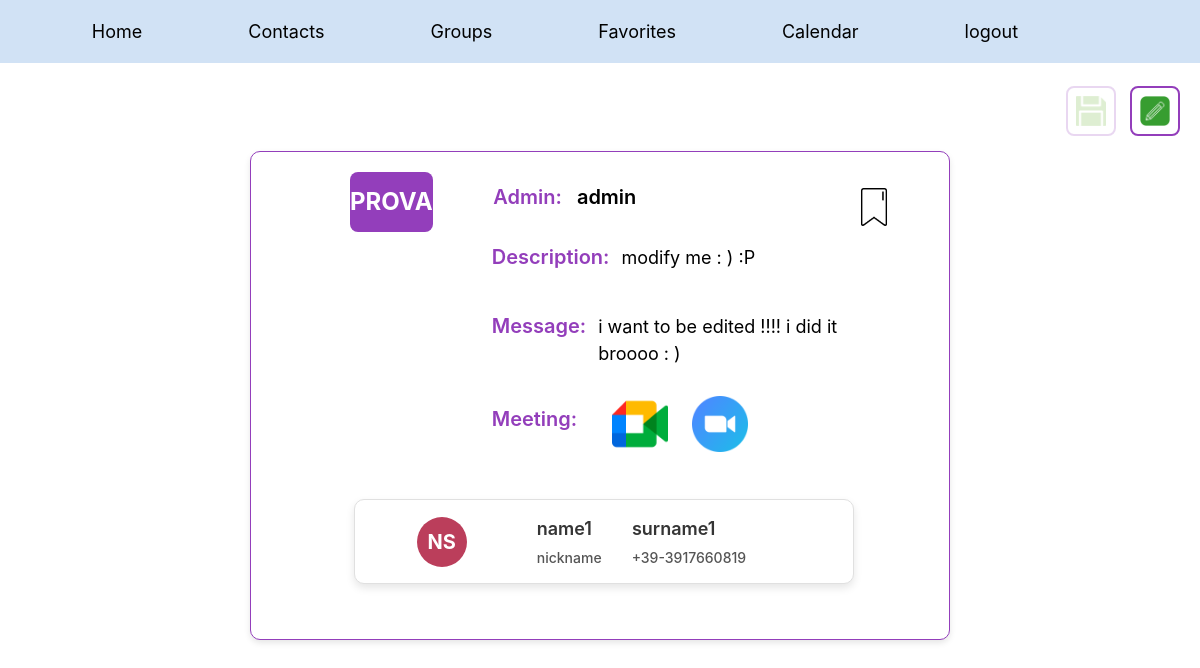
/group/13/ (signed in), run on an earlier commit of the app's database.
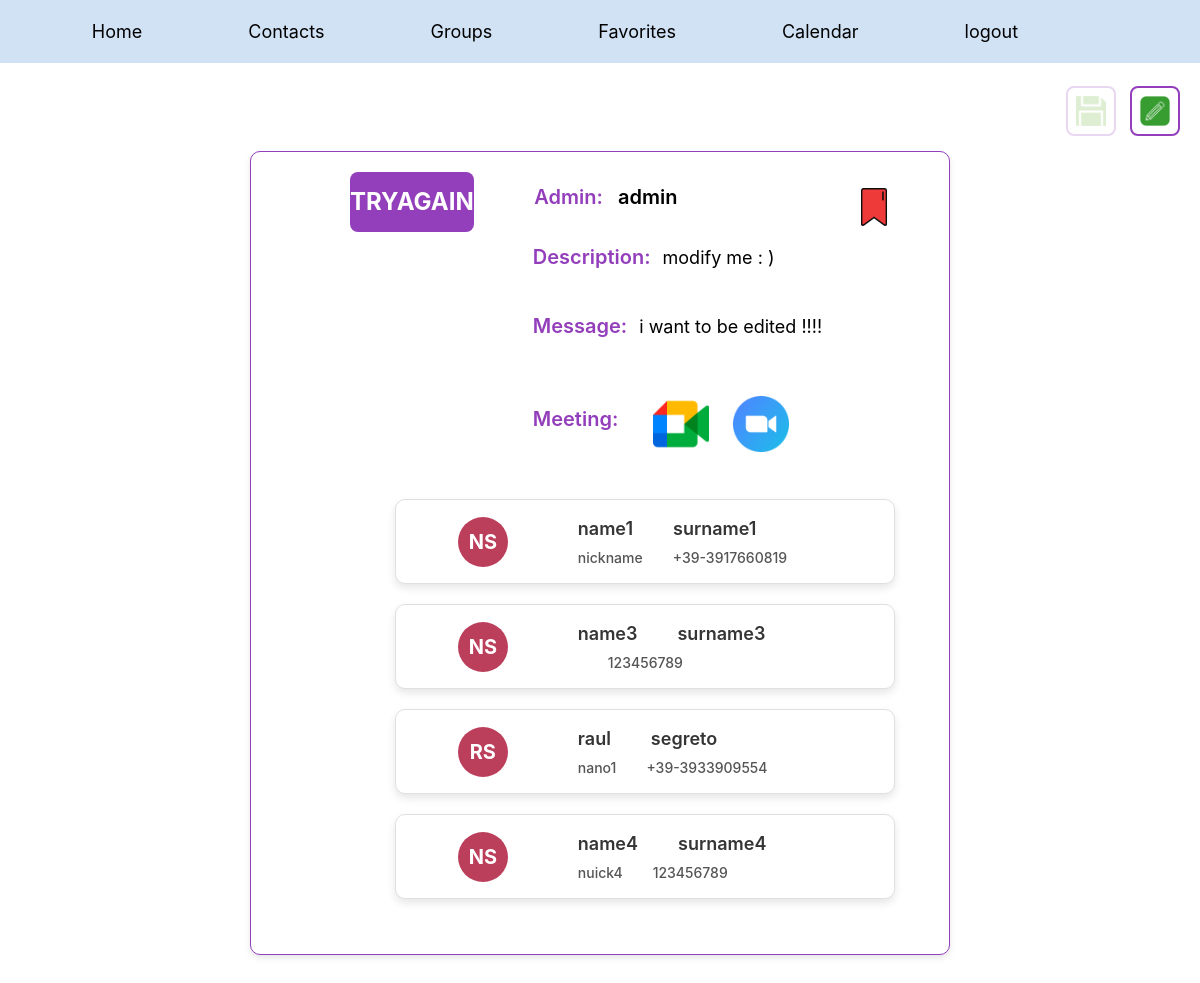
And on a later commit of the database.
### contacts/models.py (models this page shows, shortened)
class Group(models.Model):
    name = models.CharField(max_length=10)
    description = models.TextField(blank=True, null=True)
    admins = models.ManyToManyField(User)
    members = models.ManyToManyField(Contact)
    pinned_message = models.CharField(max_length=255, blank=True, null=True)
    isFavorite = models.BooleanField(default=False)

class User(AbstractUser):
    email = models.EmailField(null=True, blank=True, unique=True)
    company = models.CharField(max_length=100, blank=True)
    job_position = models.CharField(max_length=100)
    phone_number_1 = models.CharField(max_length=15)
    phone_number_2 = models.CharField(max_length=15, blank=True)
    REQUIRED_FIELDS = ['first_name', 'last_name', 'phone_number_1']

class Contact(models.Model):
    owner = models.ForeignKey(User, on_delete=models.CASCADE)
    name = models.CharField(max_length=10)
    birthday = models.DateField(null=True, blank=True)
    surname = models.CharField(max_length=10)
    nickname = models.CharField(max_length=20, blank=True, null=True)
    email = models.EmailField(blank=True, null=True)
    company = models.CharField(max_length=20, blank=True, null=True)
    job_position = models.CharField(max_length=20, blank=True, null=True)
    phone_number_1 = models.CharField(max_length=15)
    phone_number_2 = models.CharField(max_length=15, blank=True, null=True)
    isFavorite = models.BooleanField(default=False)

### contacts/views.py (the view)
# urls.py: path('group/<int:id>/', views.group_detail, name="group_detail"),
@login_required
def group_detail(request, id):
    group = Group.objects.get(id=id)
    members = group.members.all()
    admins = group.admins.all()
    contactall= Contact.objects.all()
    contacts = contactall.exclude(id__in=members.values_list('id', flat=True))
    return render(request, 'groups/group_details.html', {
        'group': group,
        'members':members,
        'admins':admins,
        'contacts':contacts,
    })

### contacts/templates/groups/group_details.html (shortened to what this page needs)
{% extends "standard/layout.html" %}
{% load static %}
{% block head %}
<link href="{% static 'contact_style/group_style/group_details.css' %}" rel="stylesheet">
<link href="{% static 'contact_style/components/header_buttons.css' %}" rel="stylesheet">
<link href="{% static 'contact_style/components/profile_pictures.css' %}" rel="stylesheet">
<link href="{% static 'contact_style/components/add_card.css' %}" rel="stylesheet">
{% endblock %}
{% block body %}
<div class="header-section">
    <div class="profile-icons">
        <button id="saveButtonGroup" disabled="true"><img src="{% static 'img/save.png' %}" class="icon" alt="Save">
        </button>
        <button id="editButtonGroup"><img src="{% static 'img/edit.png' %}" class="icon" alt="Edit">
        </button>
    </div>
</div>
<div class="profile-container" data-group-id="{{ group.id }}">
    <div class="profile-picture-group-list">
        {{ group.name|upper }}
    </div>
    <button id="FavoriteButtonGroup"  onclick="toggleFavoriteGroup(this, '{{ group.id }}')">
        {% if group.isFavorite %}
        <img src="{% static 'img/redFavorite.png' %}" data-white-src="{% static 'img/whiteFavorite.png' %}" data-red-src="{% static 'img/redFavorite.png' %}" class="Favorite" alt="Favorite Icon">
        {% else %}
        <img src="{% static 'img/whiteFavorite.png' %}" data-white-src="{% static 'img/whiteFavorite.png' %}" data-red-src="{% static 'img/redFavorite.png' %}" class="Favorite" alt="Favorite Icon">
        {% endif %}
    </button>
    <div class="group-info">
        <div class="name-row">
                <span class="label">Admin:</span>
                {% for admin in admins %}
                <span contenteditable="false">{{ admin.username }}</span>
                {%endfor%}
            </div>
        <div  class="under-pictures" >
            <div class="description-row">
                <span class="label">Description:</span>
                <textarea id="description" contenteditable="false" readonly>{{ group.description }}</textarea>
            </div>
            <div class="pinned-message-row">
                <span class="label">Message:</span>
                <textarea id="pinned-message" contenteditable="false" readonly>{{ group.pinned_message }}</textarea>
            </div>
            <div class="Meeting-row">
                <span class="label">Meeting:</span>
                <button id="meetingGoogle" data-group-id="{{ group.id }}">
                    <img src="{% static 'img/meet.png' %}" class="icon" alt="Edit">
                </button>
                <button id="meetingZoom" data-group-id="{{ group.id }}">
                    <img src="{% static 'img/zoom.png' %}" class="icon" alt="Edit">
                </button>
            </div>
        </div>
        <div class="form-group">
        <div class="members">
            {% for contact in members %}
                <div class="profile-wrapper contact-info" data-contact-id="{{ contact.id }}"
                     data-name="{{ contact.name }}" data-surname="{{ contact.surname }}">
                    <div class="profile-container-member">
                        <div class="profile-picture-member">
                            {{ contact.name.0|upper }}{{ contact.surname.0|upper }}
                        </div>
                        <div class="memeber-name-row">
                            <div class="main-info">
                                <span class="name">{{ contact.name }}</span>
                                <span class="surname">{{ contact.surname }}</span>
                            </div>
                            <div class="memeber-sub-info">
                                <span class="nickname">{{ contact.nickname }}</span>
                                <span class="phone">{{ contact.phone_number_1 }}</span>
                            </div>
                        </div>
                    </div>
                </div>
            {% endfor %}
        </div>
        </div>
    </div>
</div>
{% endblock %}

### contacts/templates/standard/layout.html (shortened to what this page needs)
{% load static %}
<!DOCTYPE html>
<html lang="en">
    <head>
        <link rel="stylesheet" href="https://stackpath.bootstrapcdn.com/bootstrap/4.4.1/css/bootstrap.min.css">
        <link href="{% static 'contact_style/styles.css' %}" rel="stylesheet">
    {%block head%}
    {%endblock%}
    </head>
    <body>
        <nav class="navbar navbar-expand-lg" style="justify-content: space-evenly;">
            <div class="d-flex">
                <ul class="navbar-nav mr-auto d-flex flex-row">
                {% if user.is_authenticated %}
                <li class="nav-item">
                  <a class="nav-link" href="{% url 'index' %}">Home</a>
                </li>
                <li class="nav-item">
                    <a class="nav-link" href="{% url 'contacts' %}">Contacts</a>
                </li>
                <li class="nav-item">
                    <a class="nav-link" href="{% url 'groups' %}">Groups</a>
                </li>
                <li class="nav-item">
                    <a class="nav-link" href="{% url 'favorites' %}">Favorites</a>
                </li>
                <li class="nav-item">
                    <a class="nav-link" href="{% url 'calendar' %}">Calendar</a>
                </li>
                <li class="nav-item">
                    <a class="nav-link" href="{% url 'logout' %}">logout</a>
                </li>
                {% endif %}
              </ul>
            </div>
          </nav>
          <div id="sidebar" class="sidebar">
            <ul class="nav flex-column">
                <li class="nav-item">
                    <button class="btn btn-sidebar">
                    </button>
                </li>
            </ul>
        </div>
        <div class="body">
            {% block body %}
            {% endblock %}
        </div>
    </body>
</html>

### contacts/static/contact_style/styles.css (style rules this page uses)
.navbar { background-color: #d1e2f5; color: #ffffff; padding: 10px; }
.navbar .nav-item .nav-link { color: #000000; font-size: 18px; margin-right: 90px; transition: color 0.3s ease; }

### contacts/static/contact_style/group_style/group_details.css (style rules this page uses)
.profile-icons .icon { border: 2px solid #933ebb; }
.profile-container { border: 1px solid #933ebb; display: flex; align-items: flex-start; background-color: #fff; border-radius: 10px; box-shadow: 0px 3px 6px rgba(0, 0, 0, 0.1); padding: 20px; width: 90%; height: auto; max-width: 700px; margin: 5% auto; margin-top: 15px; transition: box-shadow 0.3s ease; position: relative; }
.group-info { display: flex; flex-direction: column; color: #000000; }
.label { font-size: 20px; font-weight: 600; color: #933ebb; width: 120px; margin-right: 10px; }
textarea { border: none; outline: none; resize: none; height: auto; background-color: transparent; font-size: 18px; font-weight: 400; color: #000000; width: 120%; cursor: default; margin-bottom: 8%; }
.under-pictures { margin-top: 20px; align-items: center; margin-left: -20px; }
.name-row { margin-bottom: 10px; margin-top: 10px; margin-left: -5%; font-size: 20px; font-weight: 600; color: #000000; }
.description-row { display: flex; align-items: flex-start; font-size: 19px; font-weight: 600; }
.pinned-message-row { display: flex; align-items: flex-start; font-size: 19px; font-weight: 600; margin-top: -20px; margin-bottom: -15px; }
.Meeting-row { display: flex; border: none; outline: none; gap: 20px; margin-top: 5%; margin-bottom: 10px; font-size: 16px; }
#meetingGoogle, #meetingZoom { background-color: #f4f4f4; border: 1px solid #ddd; border-radius: 4px; padding: 5px 10px; cursor: pointer; display: flex; background-color: transparent; border: none; outline: none; transition: transform 0.2s ease, background-color 0.2s ease; }
#meetingGoogle img.icon, #meetingZoom img.icon { width: 40px; height: auto; outline: none; transform: scale(1.4); margin-left: -80%; margin-top: -5px; border: none; }
.profile-wrapper { display: flex; justify-content: center; margin: 20px auto; }
.profile-container-member { display: flex; justify-content: center; margin-left: -50%; width: 150%; max-width: 500px; padding: 15px; background-color: #fff; border: 1px solid #e0e0e0; border-radius: 10px; box-shadow: 0 4px 8px rgba(0, 0, 0, 0.1); gap: 20px; }
.profile-picture-member { width: 50px; height: 50px; margin-left: 10%; display: flex; justify-content: center; align-items: center; font-size: 20px; font-weight: bold; color: #fff; background-color: #bb3e5b; border-radius: 50%; text-transform: uppercase; }
.memeber-name-row { display: flex; flex-direction: column; gap: 5px; flex-grow: 1; }
.main-info { display: flex; gap: 40px; font-size: 18px; font-weight: 600; margin-left: 40px; color: #353535; }
.memeber-sub-info { font-size: 14px; color: #555; gap: 30px; display: flex; margin-left: 40px; }
.nickname { font-weight: 500; }
.phone { font-weight: 500; }
#FavoriteButtonGroup { position: absolute; top: 30px; right: 50px; width: 50px; height: 50px; background: none; border: none; cursor: pointer; z-index: 1; }
#FavoriteButtonGroup img.Favorite { transition: opacity 0.2s ease; width: 100%; height: 100%; object-fit: contain; }
.profile-container-member { display: flex; justify-content: flex-end; gap: 30px; padding: 15px; background-color: #fff; border: 1px solid #e0e0e0; border-radius: 10px; box-shadow: 0 4px 8px rgba(0, 0, 0, 0.1); align-items: center; position: relative; }

### contacts/static/contact_style/components/header_buttons.css (style rules this page uses)
.header-section { display: flex; justify-content: flex-end; margin: 10px 20px; }
.profile-icons button { background: none; border: none; padding: 0; cursor: pointer; margin-left: 10px; margin-top: -20%; }
.profile-icons .icon { width: 50px; height: 50px; padding: 8px; border-radius: 8px; transition: transform 0.2s ease; }
#saveButton[disabled], #saveButtonContact[disabled], #saveButtonGroup[disabled] { opacity: 0.2; pointer-events: none; }

### contacts/static/contact_style/components/profile_pictures.css (style rules this page uses)
.profile-picture-contact-details, .profile-picture-contact-list, .profile-picture-personal, .profile-picture-group-list { display: flex; justify-content: center; align-items: center; text-transform: uppercase; flex-shrink: 0; font-weight: bold; color: #fff; }
.profile-picture-group-list { width: auto%; height: 60px; font-size: 24px; background-color: #933ebb; margin-right: 12%; margin-left: 12%; border-radius: 8px; }

### contacts/static/contact_style/components/add_card.css (style rules this page uses)
.form-group { margin-bottom: 15px; }

What changed in the data, as far as the page shows it:
changed Group: name "PROVA" → "TRYAGAIN"; description "modify me : ) :P" → "modify me : )"; pinned_message "i want to be edited !!!! i did it broooo : )" → "i want to be edited !!!!"
now on this page (row unchanged): Contact: name.0 "N", surname.0 "S", name "name3", surname "surname3", phone_number_1 "123456789"
now on this page (row edited): Contact: name.0 "R", surname.0 "S", name "raul", surname "segreto", nickname "nano1", phone_number_1 "+39-3933909554"
added Contact: name.0 "N", surname.0 "S", name "name4", surname "surname4", nickname "nuick4", phone_number_1 "123456789"
